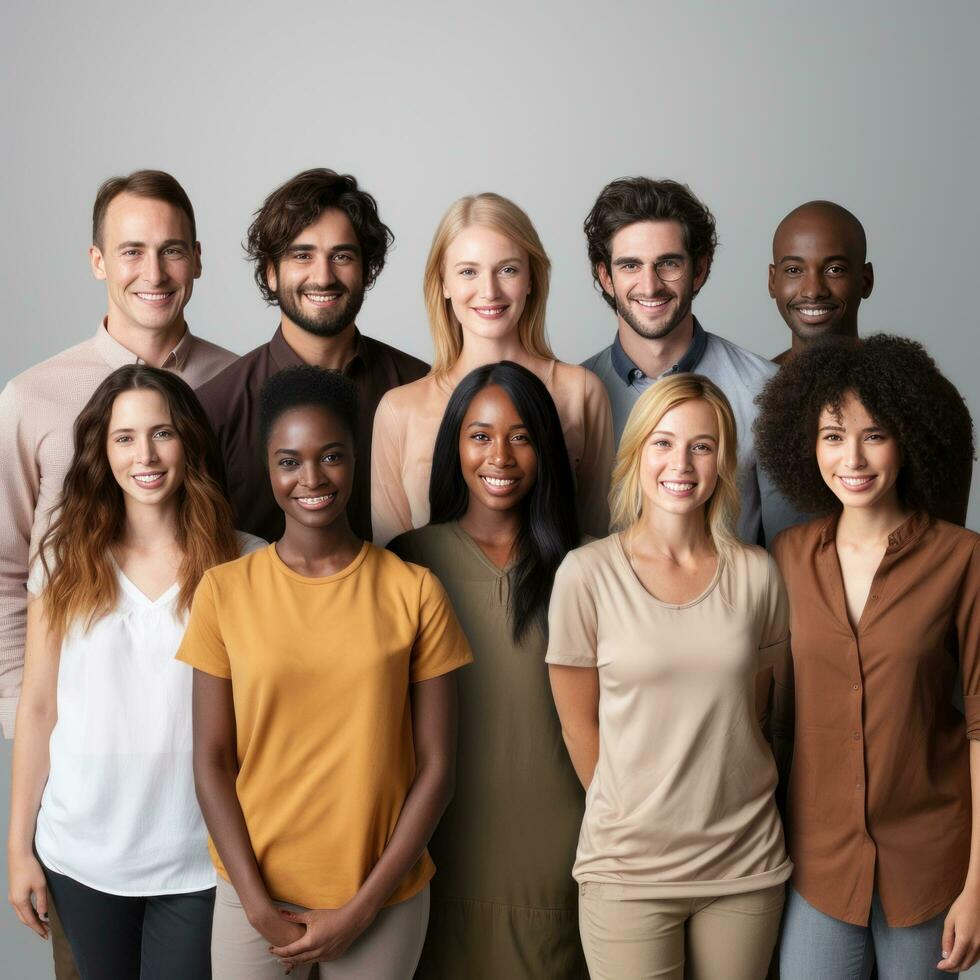
#> input picture personas.jpg, 980 x 980 px
$ python 003PersonasBinariaImagenOriginalVersion2.py
#> lines starting #> are read from the running program, lines starting #| are printed output that depends on the picture; after the words box and inside, x2 and y2 are one past the last pixel; in counts of white or black regions, pixels touching at a corner belong together
#> further down, imagen is the input picture: shape (980, 980, 3); mean B, G, R 112.2, 126.4, 144.7
# -*- coding: utf-8 -*-
"""
Created on Tue Mar 12 16:57:16 2024

@author: jama2
"""

import cv2
import numpy as np

def clasificador(imagen):
    m,n,c = imagen.shape
#> m = 980; n = 980; c = 3
    imagenBn = np.zeros((m,n))
    for x in range(m):
        for y in range(n):
            if 15<imagen[x,y,0]<132 and 20<imagen[x,y,1]<175 and 50<imagen[x,y,2]<225:
                imagenBn[x,y]=255
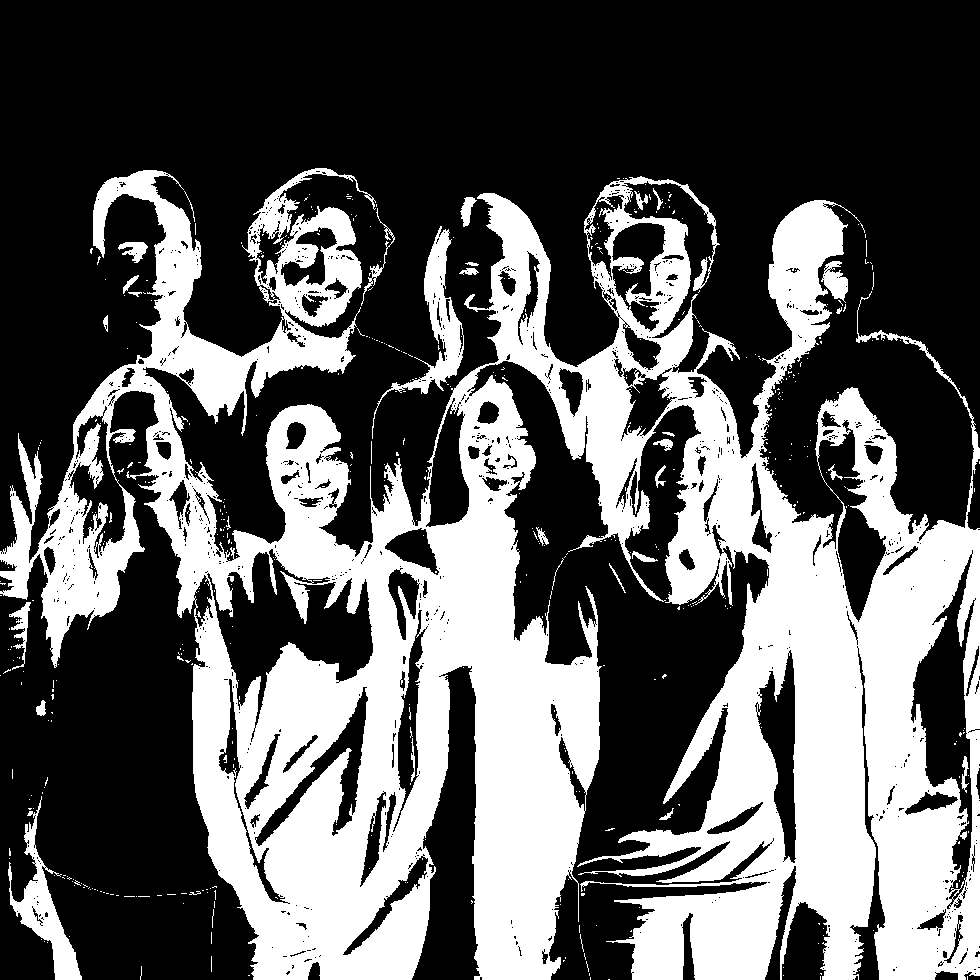
#> imagenBn: shape (980, 980) float64; 36.6% white; 507 white regions (474 under 20 px), largest, box (x1, y1, x2, y2) and area: (0, 168, 980, 980) 339389, (372, 226, 464, 439) 3547, (8, 796, 82, 980) 3489
    cv2.imwrite("personasBn2.jpg", imagenBn)
    return imagenBn

imagen = cv2.imread("personas.jpg")
imagenBn = clasificador(imagen)
cv2.imshow("peronasBN2",imagenBn)
cv2.waitKey(0)
cv2.destroyAllWindows()
